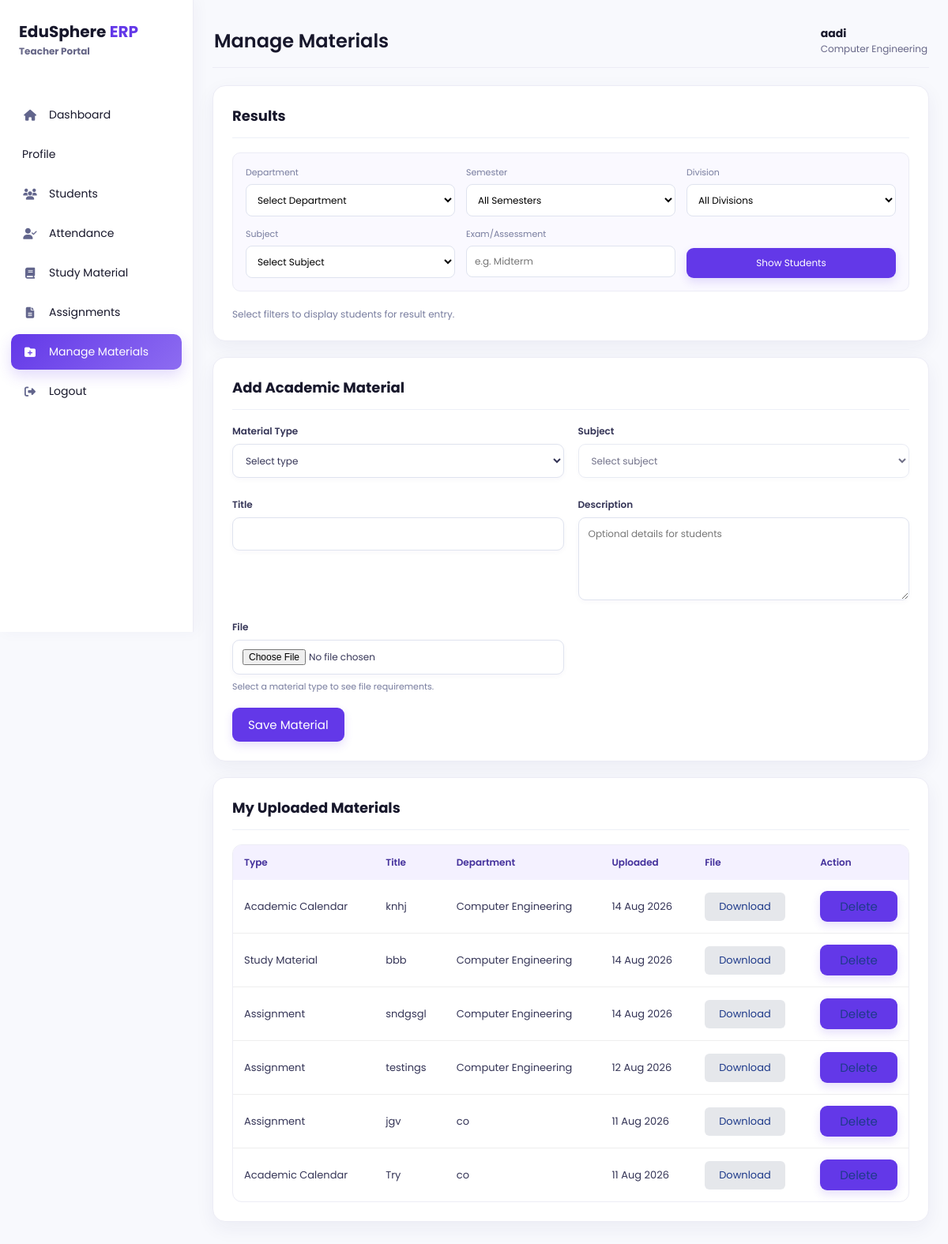
/teacher/manage-materials (signed in), run on an earlier commit of the app's database.
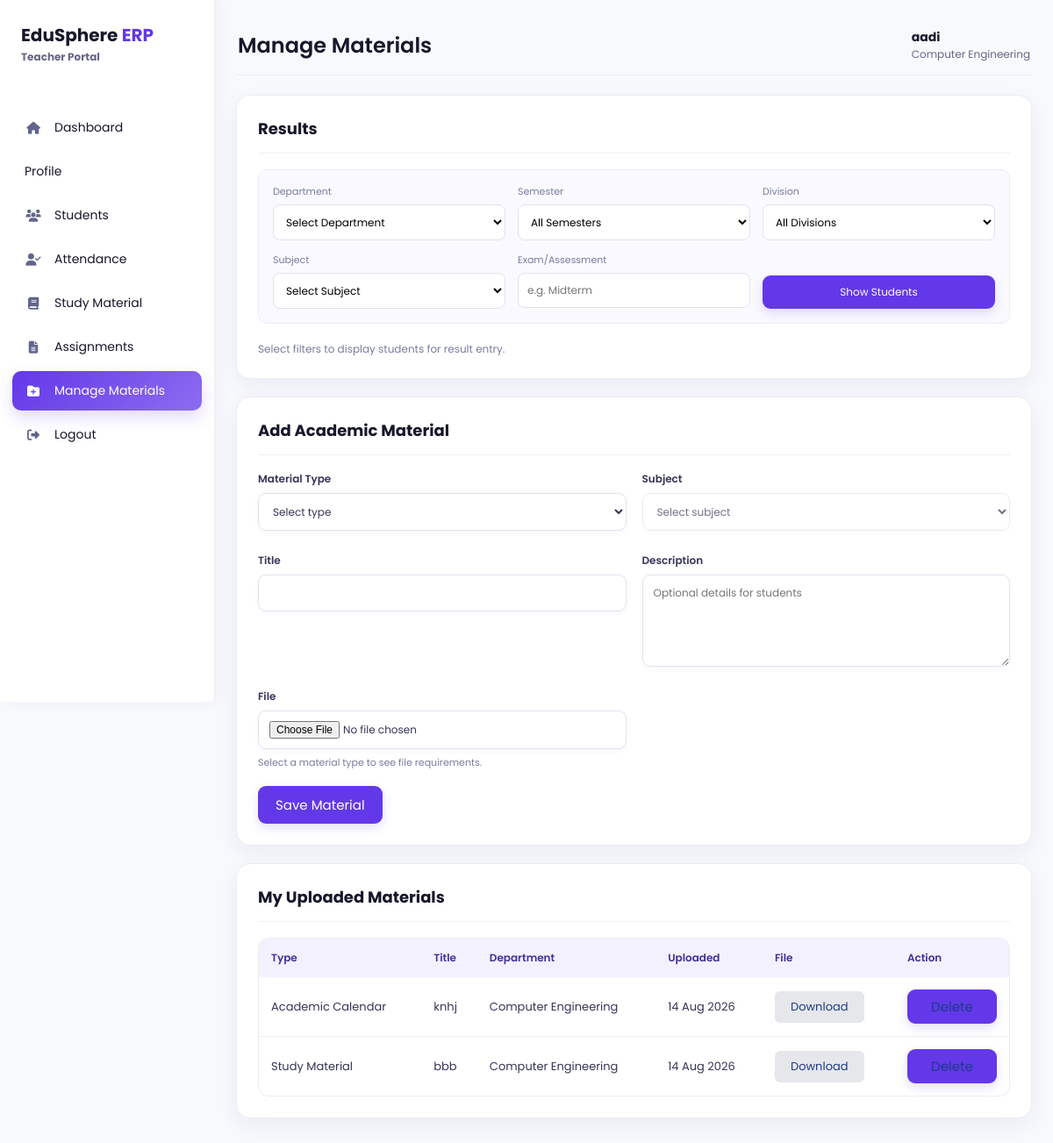
And on a later commit of the database.
### models/user.py (models this page shows, shortened)
class User(db.Model):
    __tablename__ = "users"
    id = db.Column(
        db.Integer,
        primary_key=True
    )
    full_name = db.Column(
        db.String(100),
        nullable=False
    )
    enrollment_no = db.Column(
        db.String(50),
        unique=True,
        nullable=True
    )
    employee_id = db.Column(
        db.String(50),
        unique=True,
        nullable=True
    )
    parent_id = db.Column(
        db.String(50),
        unique=True,
        nullable=True
    )
    admin_id = db.Column(
        db.String(50),
        unique=True,
        nullable=True
    )
    email = db.Column(
        db.String(120),
        unique=True,
        nullable=True
    )
    phone = db.Column(
        db.String(20),
        nullable=True
    )
    password = db.Column(
        db.String(200),
        nullable=False
    )
    role = db.Column(
        db.String(20),
        nullable=False
    )
    theme = db.Column(db.String(20), nullable=False, default="light", server_default="light")
    notifications_enabled = db.Column(db.Boolean, nullable=False, default=True, server_default="1")
    accent_color = db.Column(db.String(20), nullable=False, default="purple", server_default="purple")

### models/teacher.py (models this page shows)
class Teacher(db.Model):
    __tablename__ = "teachers"
    id = db.Column(
        db.Integer,
        primary_key=True
    )
    user_id = db.Column(
        db.Integer,
        db.ForeignKey("users.id"),
        nullable=False
    )
    department = db.Column(
        db.String(50),
        nullable=True
    )
    subject = db.Column(
        db.String(100),
        nullable=True
    )

### models/academic_material.py (models this page shows)
class AcademicMaterial(db.Model):
    __tablename__ = "academic_materials"
    id = db.Column(db.Integer, primary_key=True)
    teacher_user_id = db.Column(
        db.Integer,
        db.ForeignKey("users.id"),
        nullable=False,
        index=True,
    )
    material_type = db.Column(db.String(30), nullable=False, index=True)
    department = db.Column(db.String(50), nullable=False, index=True)
    subject = db.Column(db.String(100), nullable=True, index=True)
    title = db.Column(db.String(150), nullable=False)
    description = db.Column(db.Text, nullable=True)
    original_filename = db.Column(db.String(255), nullable=True)
    stored_filename = db.Column(db.String(255), nullable=True, unique=True)
    uploaded_at = db.Column(db.DateTime, default=datetime.utcnow, nullable=False)
    teacher = db.relationship("User", foreign_keys=[teacher_user_id])

### app.py (the view, shortened to what this page needs)
@app.route("/teacher/manage-materials", methods=["GET", "POST"])
def manage_materials():
    user = get_current_user_for_role("Teacher")
    if not user:
        flash("Access denied!")
        return redirect(url_for("login"))
    teacher_profile = Teacher.query.filter_by(user_id=user.id).first()
    if not teacher_profile or not teacher_profile.department:
        flash("Set your department before managing materials.")
        return redirect(url_for("teacher"))
    result_department = request.args.get("result_department", "").strip()
    result_semester = request.args.get("result_semester", "").strip()
    result_division = request.args.get("result_division", "").strip()
    result_subject = request.args.get("result_subject", "").strip()
    result_exam = request.args.get("result_exam", "").strip()
    result_departments = [d.name for d in Department.query.order_by(Department.name).all()]
    result_semesters = list(range(1, 9))
    result_divisions = [v for (v,) in Student.query.with_entities(Student.division).filter(Student.division.isnot(None), Student.division != "").distinct().order_by(Student.division).all()]
    result_subjects = get_department_subjects(result_department or teacher_profile.department)
    result_query = Student.query
    if result_department in result_departments:
        result_query = result_query.filter(Student.department == result_department)
    else:
        result_department = ""
    if result_semester.isdigit() and int(result_semester) in result_semesters:
        result_query = result_query.filter(Student.semester == int(result_semester))
    else:
        result_semester = ""
    if result_division in result_divisions:
        result_query = result_query.filter(Student.division == result_division)
    else:
        result_division = ""
    result_students = [(profile, student_user) for profile in result_query.all() if (student_user := db.session.get(User, profile.user_id)) is not None]
    existing_results = {}
    if result_subject and result_exam:
        existing_results = {r.student.enrollment_no: r.marks_grade for r in StudentResult.query.filter_by(subject=result_subject, exam=result_exam).all() if r.student and r.student.enrollment_no}
    existing_out_of_marks = next((r.out_of_marks for r in StudentResult.query.filter_by(subject=result_subject, exam=result_exam).all()), None) if result_subject and result_exam else None
    existing_is_internal = next((r.is_internal for r in StudentResult.query.filter_by(subject=result_subject, exam=result_exam).all()), True) if result_subject and result_exam else True
    materials = AcademicMaterial.query.filter_by(
        teacher_user_id=user.id
    ).order_by(AcademicMaterial.uploaded_at.desc()).all()
    return render_template(
        "manage_materials.html",
        current_user=user,
        teacher_profile=teacher_profile,
        material_types=sorted(MATERIAL_TYPES),
        material_upload_rules=MATERIAL_UPLOAD_RULES,
        teacher_subjects=[teacher_profile.subject] if teacher_profile.subject else [],
        materials=materials,
        result_departments=result_departments,
        result_semesters=result_semesters,
        result_divisions=result_divisions,
        result_subjects=result_subjects,
        result_students=result_students,
        result_department=result_department,
        result_semester=result_semester,
        result_division=result_division,
        result_subject=result_subject,
        result_exam=result_exam,
        existing_results=existing_results,
        existing_out_of_marks=existing_out_of_marks,
        existing_is_internal=existing_is_internal,
    )

### app.py (called while the page is built)
def get_current_user_for_role(role):
    if session.get("role") != role or "user_id" not in session:
        return None
    user = db.session.get(User, session["user_id"])
    if not user or user.role != role:
        session.clear()
        return None
    return user

def get_department_subjects(department):
    if not department:
        return []
    teacher_subjects = [
        subject
        for (subject,) in db.session.query(Teacher.subject).filter(
            Teacher.department == department,
            Teacher.subject.isnot(None),
            Teacher.subject != "",
        ).distinct().all()
    ]
    material_subjects = [
        subject
        for (subject,) in db.session.query(AcademicMaterial.subject).filter(
            AcademicMaterial.department == department,
            AcademicMaterial.subject.isnot(None),
            AcademicMaterial.subject != "",
        ).distinct().all()
    ]
    return sorted(set(teacher_subjects + material_subjects), key=str.casefold)

### templates/manage_materials.html (shortened to what this page needs)
<!DOCTYPE html>
<html lang="en">
<head>
    <link rel="stylesheet" href="{{ url_for('static', filename='css/teacher.css') }}">
    <link rel="stylesheet" href="{{ url_for('static', filename='css/palette.css') }}">
    <link rel="stylesheet" href="https://cdnjs.cloudflare.com/ajax/libs/font-awesome/6.6.0/css/all.min.css">
</head>
<body class="teacher-dashboard-page teacher-manage-materials theme-{{ current_user.theme or 'light' }} accent-{{ current_user.accent_color or 'purple' }}">
<div class="sidebar"><div class="logo"><h2>EduSphere <span>ERP</span></h2><small>Teacher Portal</small></div><ul>
        <li onclick="window.location.href='{{ url_for('teacher') }}'"><i class="fa-solid fa-house"></i><span>Dashboard</span></li>
        <li onclick="window.location.href='{{ url_for('teacher_profile') }}'"><span>Profile</span></li>
        <li onclick="window.location.href='{{ url_for('teacher_students') }}'"><i class="fa-solid fa-users"></i><span>Students</span></li>
        <li onclick="window.location.href='{{ url_for('teacher_attendance') }}'"><i class="fa-solid fa-user-check"></i><span>Attendance</span></li>
        <li onclick="window.location.href='{{ url_for('teacher_materials') }}'"><i class="fa-solid fa-book"></i><span>Study Material</span></li>
        <li onclick="window.location.href='{{ url_for('teacher_assignments') }}'"><i class="fa-solid fa-file-lines"></i><span>Assignments</span></li>
        <li class="active"><i class="fa-solid fa-folder-plus"></i><span>Manage Materials</span></li>
        <li onclick="window.location.href='{{ url_for('logout') }}'"><i class="fa-solid fa-right-from-bracket"></i><span>Logout</span></li>
    </ul></div>
    <main class="main">
        <div class="topbar"><h2>Manage Materials</h2><div class="profile"><div><h4>{{ current_user.full_name }}</h4><p>{{ teacher_profile.department }}</p></div></div></div>
        <section class="box full teacher-results-panel"><h3>Results</h3><form class="teacher-result-filters" method="GET"><label>Department<select name="result_department"><option value="">Select Department</option></select></label><label>Semester<select name="result_semester"><option value="">All Semesters</option></select></label><label>Division<select name="result_division"><option value="">All Divisions</option></select></label><label>Subject<select name="result_subject"><option value="">Select Subject</option></select></label><label>Exam/Assessment<input name="result_exam" value="{{ result_exam }}" placeholder="e.g. Midterm"></label><button type="submit">Show Students</button></form>{% if result_department or result_semester or result_division or result_subject or result_exam %}<table class="teacher-results-table"><tr><th>Student Name</th><th>Enrollment No</th><th>Marks/Grade</th></tr>{% for profile, student_user in result_students %}{% if student_user %}<tr><td>{{ student_user.full_name }}</td><td>{{ student_user.enrollment_no or 'Not available' }}</td><td><input class="result-entry" placeholder="Enter marks/grade" disabled></td></tr>{% endif %}{% else %}<tr><td colspan="3">No students match the selected filters.</td></tr>{% endfor %}</table>{% else %}<p class="result-filter-hint">Select filters to display students for result entry.</p>{% endif %}</section>
        <section class="box full"><h3>Add Academic Material</h3>
            <form class="material-form" method="POST" enctype="multipart/form-data">
                <label>Material Type<select id="material_type" name="material_type" required><option value="">Select type</option></select></label>
                <label id="subject_field" hidden>Subject<select id="subject" name="subject" disabled><option value="">Select subject</option></select></label>
                <label>Title<input type="text" name="title" required></label>
                <label id="description_field">Description<textarea id="description" name="description" placeholder="Optional details for students"></textarea><small id="description_hint"></small></label>
                <label id="file_field"><span id="file_label">File</span><input id="material_file" type="file" name="material_file"><small id="file_hint">Select a material type to see file requirements.</small></label>
                <button type="submit">Save Material</button>
            </form>
        </section>
        <section class="box full"><h3>My Uploaded Materials</h3>{% if materials %}
            <table><tr><th>Type</th><th>Title</th><th>Department</th><th>Uploaded</th><th>File</th><th>Action</th></tr>{% for material in materials %}<tr><td>{{ material.material_type }}</td><td>{{ material.title }}</td><td>{{ material.department }}</td><td>{{ material.uploaded_at.strftime('%d %b %Y') }}</td><td>{% if material.stored_filename %}<a class="secondary-button" href="{{ url_for('download_material', material_id=material.id) }}">Download</a>{% else %}No file{% endif %}</td><td><form method="POST" onsubmit="return confirm('Delete this uploaded material?');"><input type="hidden" name="action" value="delete_material"><input type="hidden" name="material_id" value="{{ material.id }}"><button type="submit" class="secondary-button material-delete-button">Delete</button></form></td></tr>{% endfor %}</table>
        {% else %}<p>No materials uploaded yet.</p>{% endif %}</section>
    </main>
</body>
</html>

### static/css/palette.css (style rules this page uses)
:root { --primary: #2563eb; --primary-dark: #1e3a8a; --accent: #6338e8; --surface: #ffffff; --page-background: #f4f7fc; --text: #17172b; --muted-text: #666666; }

What changed in the data, as far as the page shows it:
removed AcademicMaterial: material_type "Assignment", title "sndgsgl", department "Computer Engineering", uploaded_at "14 Aug 2026"
removed AcademicMaterial: material_type "Assignment", title "testings", department "Computer Engineering", uploaded_at "12 Aug 2026"
removed AcademicMaterial: material_type "Assignment", title "jgv", department "co", uploaded_at "11 Aug 2026"
removed AcademicMaterial: material_type "Academic Calendar", title "Try", department "co", uploaded_at "11 Aug 2026"
